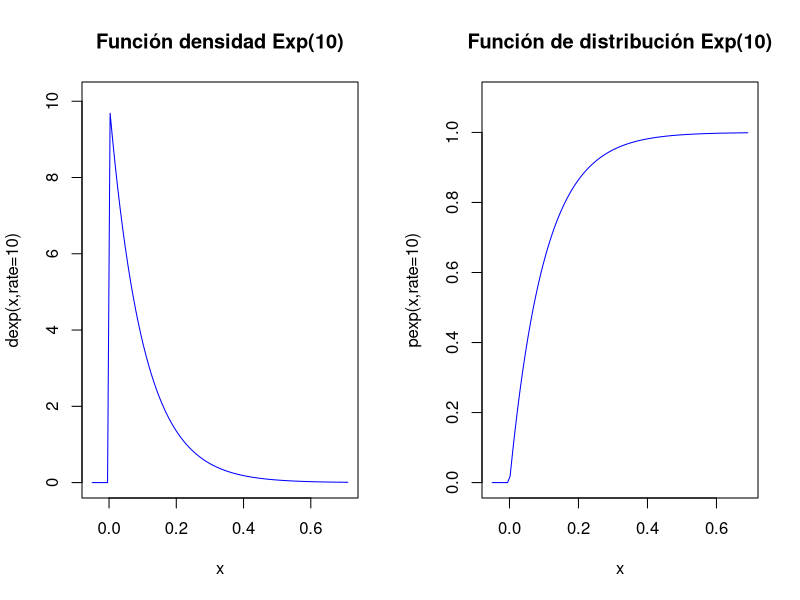

This figure's R source:
## ---- chunk 1
knitr::opts_chunk$set(echo = TRUE)
## ---- chunk 2
dunif(x = 0.5, min=-1, max = 1)

punif(q = 0.5, min = -1, max = 1)

runif(n = 5, min = -1, max = 1)
## ---- chunk 3
ddado <- function(x, n=6){
  sapply(x, FUN = function(x){
    if (x %in% c(1:n)){return(1/n)}
    else {return(0)}}
  )
}

ddado(1:10, n = 6)

pdado <- function(x, n = 6){
  sapply(x, FUN = function(y) { if (y<1) { return(0)} else{if (y>=n){return(1)}else{return(sum(ddado(c(1:(floor(y))), n = n)))}}})}

pdado(0:11, 6)

qdado <- function(p, n = 6){
  sapply(p, FUN = function(pp=p, nn=n)
  {
    if(pp < 0 | pp >1) {return(NA)} 
    else {
    aux <- pp >= pdado(1:n, nn)
    aux
    ifelse(all(!aux), return(1), return(max(which(pp>=pdado(1:n, nn)))))}
  })
}

qdado(1.5)

qdado(c(0.1, 0.5, .6, .8, 1, 1.3, 1.5))
## ---- chunk 4
a <- runif(10, 0, 1)
qdado(a)
## ---- chunk 5
dexp(0.001, rate = 3)

pexp(0.5, rate = 3)

rexp(10, rate = 3)
## ---- chunk 6
lambda=10
par(mfrow=c(1,2))
curve(dexp(x,rate=lambda),xlim=c(-0.05,round(qexp(0.99,rate=lambda,2),2)+0.25),
      ylim=c(0,dexp(0,lambda)+0.1),col="blue",
      main=paste0("Función densidad Exp(",lambda,")"),
      ylab=paste0("dexp(x,rate=",lambda,")"))
curve(pexp(x,rate=lambda),xlim=c(-0.05,qexp(0.999,10)),ylim=c(0,1.1),col="blue",
      main=paste0("Función de distribución Exp(",lambda,")"),
      ylab=paste0("pexp(x,rate=",lambda,")"))
par(mfrow=c(1,1))
## ---- chunk 7
dnorm(2, mean = 1, sd = 2)

pnorm(2, mean = 1, sd = 2)

qnorm(0.95, mean = 1, sd = 2)

rnorm(n = 5, mean = 1, sd = 2)
